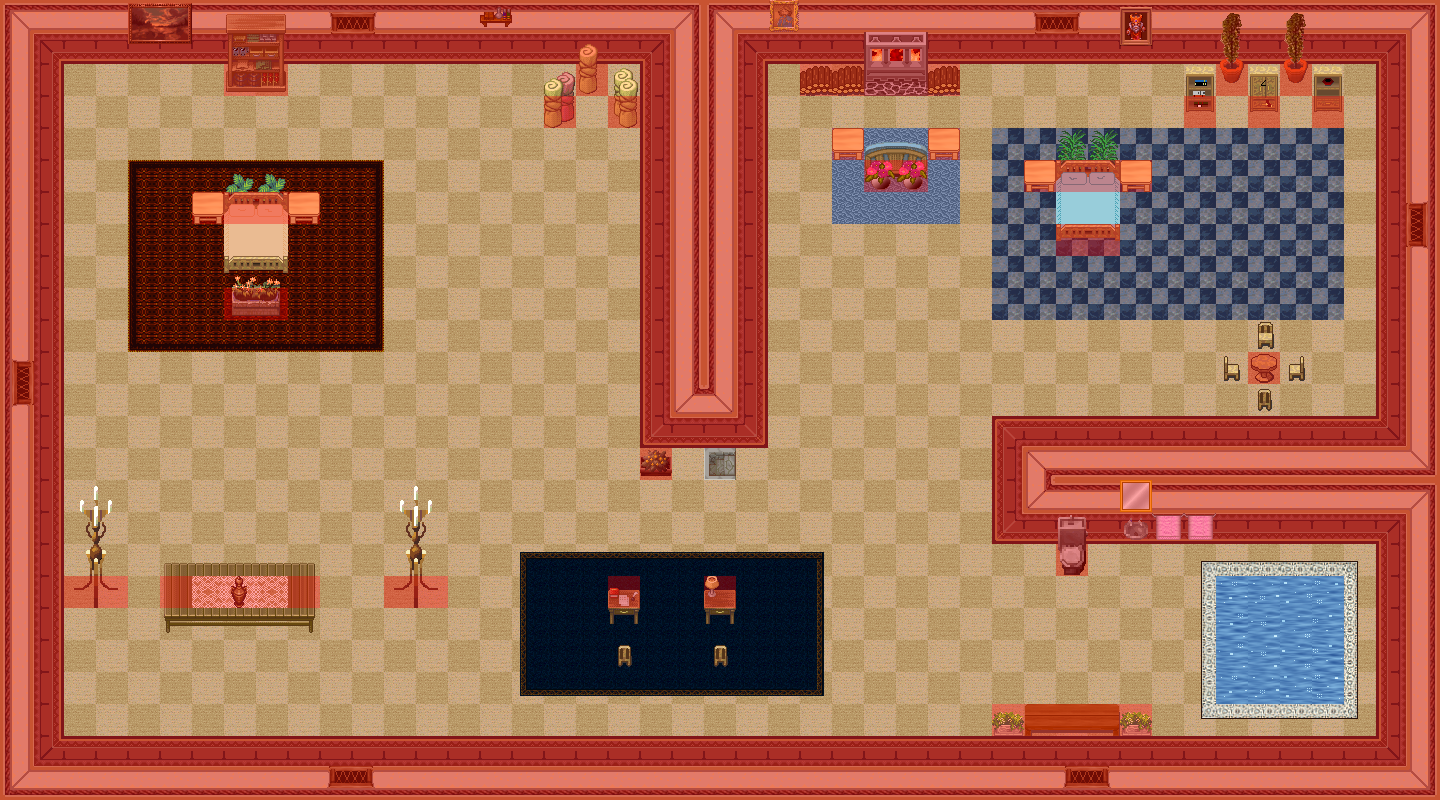

A 2D game scene composited from a Tiled map and its tileset images. What follows is a short description and the map's XML, with each tile layer's data collapsed to a summary:
An orthogonal 45x25 tile map with 32x32 px tiles, 8 tile layers (0_floor, 1_terrain, 2_object, 3_roof, ...), 42 tilesets.

<map version="0.99b" orientation="orthogonal" width="45" height="25" tilewidth="32" tileheight="32">
 <tileset name="wall red" firstgid="1" tilewidth="32" tileheight="32">
  <image source="../../tileset/building/wall/int_wall_dark_red.png" />
 </tileset>
 <tileset name="int red wall" firstgid="17" tilewidth="32" tileheight="32">
  <image source="../../tileset/building/wall/int_wall_dark_red_corners.png" />
 </tileset>
 <tileset name="int red wall corners" firstgid="33" tilewidth="32" tileheight="32">
  <image source="../../tileset/building/wall/int_wall_dark_red_corners_2.png" />
 </tileset>
 <tileset name="windows" firstgid="41" tilewidth="32" tileheight="32">
  <image source="../../tileset/building/window/int_windows_dark_red.png" />
 </tileset>
 <tileset name="bed peach" firstgid="57" tilewidth="32" tileheight="32">
  <image source="../../tileset/item/furniture/bed/large_front_on.png" />
 </tileset>
 <tileset name="bed blue" firstgid="63" tilewidth="32" tileheight="32">
  <image source="../../tileset/item/furniture/bed/large_front_on_blue.png" />
 </tileset>
 <tileset name="carpet nain rug" firstgid="69" tilewidth="32" tileheight="32">
  <image source="../../tileset/item/furniture/carpet/nain_rug.png" />
 </tileset>
 <tileset name="table square pale" firstgid="85" tilewidth="32" tileheight="32">
  <image source="../../tileset/item/furniture/table/square_pale.png" />
 </tileset>
 <tileset name="flower vase" firstgid="86" tilewidth="32" tileheight="32">
  <image source="../../tileset/plant/indoor/flower_vase.png" />
 </tileset>
 <tileset name="oriental plant" firstgid="89" tilewidth="32" tileheight="32">
  <image source="../../tileset/plant/indoor/oriental_plant.png" />
 </tileset>
 <tileset name="plant pot" firstgid="91" tilewidth="32" tileheight="32">
  <image source="../../tileset/plant/indoor/pot_plant.png" />
 </tileset>
 <tileset name="bench" firstgid="94" tilewidth="32" tileheight="32">
  <image source="../../tileset/item/furniture/table/bench.png" />
 </tileset>
 <tileset name="collision" firstgid="97" tilewidth="32" tileheight="32">
  <image source="../../tileset/logic/collision.png" />
 </tileset>
 <tileset name="furnace green" firstgid="98" tilewidth="32" tileheight="32">
  <image source="../../tileset/building/decoration/green.png" />
 </tileset>
 <tileset name="fire" firstgid="102" tilewidth="32" tileheight="32">
  <image source="../../tileset/ground/fire/fire.png" />
 </tileset>
 <tileset name="flames" firstgid="129" tilewidth="32" tileheight="32">
  <image source="../../tileset/item/furniture/light/flames.png" />
 </tileset>
 <tileset name="lace" firstgid="131" tilewidth="32" tileheight="32">
  <image source="../../tileset/item/textile/lace.png" />
 </tileset>
 <tileset name="towels" firstgid="133" tilewidth="32" tileheight="32">
  <image source="../../tileset/item/textile/towels.png" />
 </tileset>
 <tileset name="water bubbles" firstgid="139" tilewidth="32" tileheight="32">
  <image source="../../tileset/ground/water/water_bubbles.png" />
 </tileset>
 <tileset name="table wooden" firstgid="155" tilewidth="32" tileheight="32">
  <image source="../../tileset/item/furniture/table/wooden.png" />
 </tileset>
 <tileset name="chair wooden" firstgid="156" tilewidth="32" tileheight="32">
  <image source="../../tileset/item/furniture/chair/wooden.png" />
 </tileset>
 <tileset name="pictures small 2" firstgid="161" tilewidth="32" tileheight="32">
  <image source="../../tileset/item/furniture/picture/small_2.png" />
 </tileset>
 <tileset name="shelfs 3" firstgid="165" tilewidth="32" tileheight="32">
  <image source="../../tileset/item/furniture/shelve/bright_bookshelf_and_cupboard.png" />
 </tileset>
 <tileset name="logs" firstgid="171" tilewidth="32" tileheight="32">
  <image source="../../tileset/item/logs.png" />
 </tileset>
 <tileset name="sofa chair blue" firstgid="174" tilewidth="32" tileheight="32">
  <image source="../../tileset/item/furniture/chair/sofa_chair_blue.png" />
 </tileset>
 <tileset name="oil paintings" firstgid="186" tilewidth="32" tileheight="32">
  <image source="../../tileset/item/furniture/picture/oil_paintings.png" />
 </tileset>
 <tileset name="floor tiles" firstgid="202" tilewidth="32" tileheight="32">
  <image source="../../tileset/ground/indoor/floor_tiles.png" />
 </tileset>
 <tileset name="carpet dk blue" firstgid="211" tilewidth="32" tileheight="32">
  <image source="../../tileset/item/furniture/carpet/dark_blue.png" />
 </tileset>
 <tileset name="red carpet" firstgid="220" tilewidth="32" tileheight="32">
  <image source="../../tileset/item/furniture/carpet/red_carpet.png" />
 </tileset>
 <tileset name="bathroom basin" firstgid="229" tilewidth="32" tileheight="32">
  <image source="../../tileset/item/furniture/bathroom/basin.png" />
 </tileset>
 <tileset name="bathroom toilet" firstgid="232" tilewidth="32" tileheight="32">
  <image source="../../tileset/item/furniture/bathroom/toilet.png" />
 </tileset>
 <tileset name="blankets" firstgid="238" tilewidth="32" tileheight="32">
  <image source="../../tileset/item/textile/blankets.png" />
 </tileset>
 <tileset name="shelf 3" firstgid="250" tilewidth="32" tileheight="32">
  <image source="../../tileset/item/furniture/shelve/shelf_3.png" />
 </tileset>
 <tileset name="desk" firstgid="256" tilewidth="32" tileheight="32">
  <image source="../../tileset/item/furniture/table/desk.png" />
 </tileset>
 <tileset name="planted container" firstgid="260" tilewidth="32" tileheight="32">
  <image source="../../tileset/plant/flower/planted_containers.png" />
 </tileset>
 <tileset name="square" firstgid="276" tilewidth="32" tileheight="32">
  <image source="../../tileset/item/furniture/table/square.png" />
 </tileset>
 <tileset name="items" firstgid="277" tilewidth="32" tileheight="32">
  <image source="../../tileset/item/items.png" />
 </tileset>
 <tileset name="items2" firstgid="281" tilewidth="32" tileheight="32">
  <image source="../../tileset/item/items_2.png" />
 </tileset>
 <tileset name="lights candle" firstgid="285" tilewidth="32" tileheight="32">
  <image source="../../tileset/item/furniture/light/lights_candle.png" />
 </tileset>
 <tileset name="vendors table" firstgid="309" tilewidth="32" tileheight="32">
  <image source="../../tileset/item/furniture/table/vendors_table.png" />
 </tileset>
 <tileset name="floor 3" firstgid="330" tilewidth="32" tileheight="32">
  <image source="../../tileset/ground/indoor/floors_3.png" />
 </tileset>
 <tileset name="stairs" firstgid="342" tilewidth="32" tileheight="32">
  <image source="../../tileset/building/stairs/stairs.png" />
 </tileset>
 <layer name="0_floor" width="45" height="25">
  <data>[1125 cells, 1125 non-empty, 32 distinct tile ids]</data>
 </layer>
 <layer name="1_terrain" width="45" height="25">
  <data>[1125 cells, 490 non-empty, 98 distinct tile ids]</data>
 </layer>
 <layer name="2_object" width="45" height="25">
  <data>[1125 cells, 36 non-empty, 30 distinct tile ids]</data>
 </layer>
 <layer name="3_roof" width="45" height="25">
  <data>[1125 cells, 33 non-empty, 24 distinct tile ids]</data>
 </layer>
 <layer name="4_roof_add" width="45" height="25">
  <data>[1125 cells, 0 non-empty, 0 distinct tile ids]</data>
 </layer>
 <layer name="objects" width="45" height="25">
  <data>[1125 cells, 0 non-empty, 0 distinct tile ids]</data>
 </layer>
 <layer name="collision" width="45" height="25" opacity="0.35">
  <data>[1125 cells, 410 non-empty, 1 distinct tile ids]</data>
 </layer>
 <layer name="protection" width="45" height="25">
  <data>[1125 cells, 0 non-empty, 0 distinct tile ids]</data>
 </layer>
</map>
